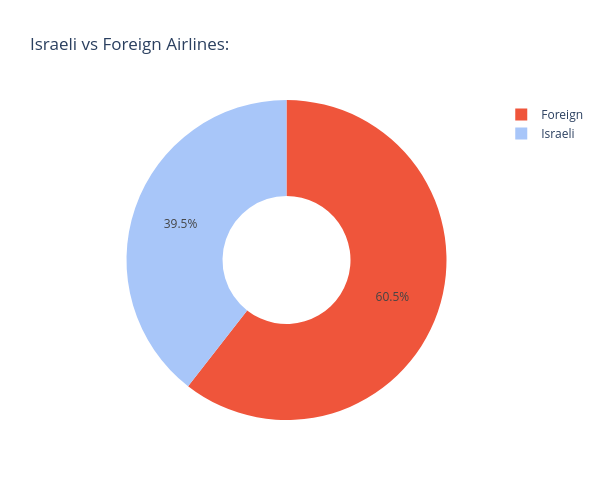

Notebook source saved alongside this figure:
### Code cell
# 4. How many of the airlines are Israeli?"
 
today_flight = today_flight.copy()

israeli_airline = ['EL AL ISRAEL AIRLINES', 'ARKIA ISRAELI AIRLINES', 'ISRAIR AIRLINES']

# new column to sort by israeli or foreign
today_flight.loc[:, 'israeli_vs_foreign'] = today_flight['airline_name'].apply(lambda x: 'Israeli' if x in israeli_airline else 'Foreign')

flight_distribution = today_flight['israeli_vs_foreign'].value_counts()

# chart:
fig = px.pie(
    values=flight_distribution.values,
    names=flight_distribution.index,
    title="Israeli vs Foreign Airlines:",
    hole=0.4,
    color=flight_distribution.index,
    color_discrete_map={'Israeli': "#A8C6F9", 'Foreign': '#EF553B'}
)

# size of chart
fig.update_layout(
    width=600,  
    height=500
)

fig.show()

### Figure 1 — Plotly figure (JSON) as saved in the notebook; plotly's stock layout.template omitted (floating-point values rounded to 4 significant figures)
{"data": [{"customdata": [["Foreign"], ["Israeli"]], "domain": {"x": [0, 1], "y": [0, 1]}, "hole": 0.4, "hovertemplate": "label=%{label}<br>value=%{value}<br>color=%{customdata[0]}<extra></extra>", "labels": ["Foreign", "Israeli"], "legendgroup": "", "marker": {"colors": ["#EF553B", "#A8C6F9"]}, "name": "", "showlegend": true, "type": "pie", "values": [290, 189]}], "layout": {"height": 500, "legend": {"tracegroupgap": 0}, "title": {"text": "Israeli vs Foreign Airlines:"}, "width": 600}}
